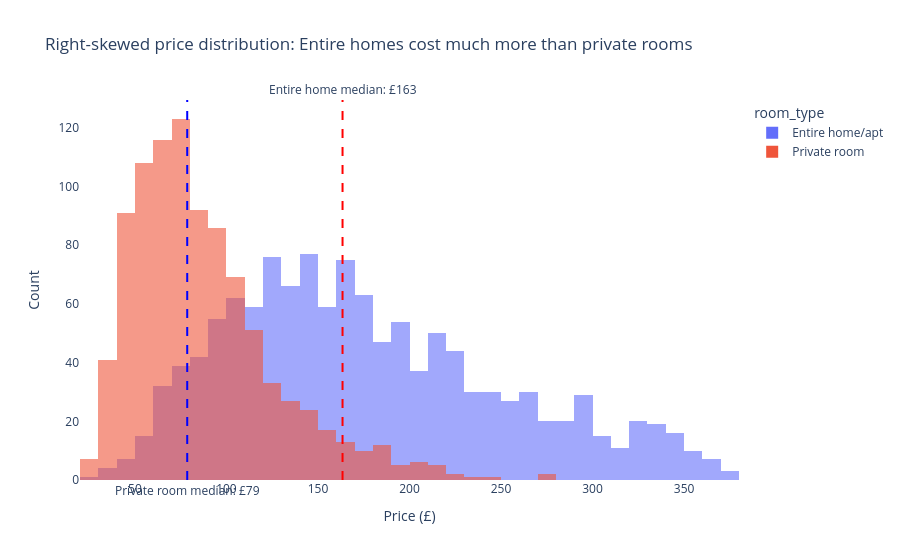

The notebook cell this image was saved under:
### Markdown cell above
## Task 1 — Histogram: price by room type (overlapping distributions)

**What to build:** A histogram showing price distributions for **Entire home/apt vs Private room** (exclude Shared room — too few observations) overlaid on the same chart.

**Requirements:**
- Both room types on the same chart (use `color='room_type'`)
- `barmode='overlay'` with `opacity=0.6` so both distributions are visible
- A vertical line for the median of EACH room type, differently coloured
- Insight title comparing the two distributions

> 💡 `df_cap[df_cap['room_type'].isin(['Entire home/apt','Private room'])]`

### Code cell
# Filter only Entire home/apt and Private room
hist_df = df_cap[df_cap['room_type'].isin(['Entire home/apt', 'Private room'])]

# Calculate medians
median_entire = hist_df[hist_df['room_type'] == 'Entire home/apt']['price'].median()
median_private = hist_df[hist_df['room_type'] == 'Private room']['price'].median()

# Create histogram
fig = px.histogram(
    hist_df,
    x='price',
    color='room_type',
    barmode='overlay',
    opacity=0.6,
    nbins=50,
    title='Right-skewed price distribution: Entire homes cost much more than private rooms'
)

# Median line for Entire home/apt
fig.add_vline(
    x=median_entire,
    line_color='red',
    line_dash='dash',
    annotation_text=f'Entire home median: £{median_entire:.0f}',
    annotation_position='top'
)

# Median line for Private room
fig.add_vline(
    x=median_private,
    line_color='blue',
    line_dash='dash',
    annotation_text=f'Private room median: £{median_private:.0f}',
    annotation_position='bottom'
)

# Clean layout
fig.update_layout(
    xaxis_title='Price (£)',
    yaxis_title='Count',
    plot_bgcolor='white'
)

fig.show()

### Figure 1 — Plotly figure (JSON) as saved in the notebook; plotly's stock layout.template omitted (floating-point values rounded to 4 significant figures; data arrays with more than 128 entries replaced by an {"elided": "..."} marker saying what was removed)
{"data": [{"bingroup": "x", "hovertemplate": "room_type=Entire home/apt<br>price=%{x}<br>count=%{y}<extra></extra>", "legendgroup": "Entire home/apt", "marker": {"color": "#636efa", "opacity": 0.6, "pattern": {"shape": ""}}, "name": "Entire home/apt", "nbinsx": 50, "orientation": "v", "showlegend": true, "type": "histogram", "x": {"elided": "1251 float values"}, "xaxis": "x", "yaxis": "y"}, {"bingroup": "x", "hovertemplate": "room_type=Private room<br>price=%{x}<br>count=%{y}<extra></extra>", "legendgroup": "Private room", "marker": {"color": "#EF553B", "opacity": 0.6, "pattern": {"shape": ""}}, "name": "Private room", "nbinsx": 50, "orientation": "v", "showlegend": true, "type": "histogram", "x": {"elided": "942 float values"}, "xaxis": "x", "yaxis": "y"}], "layout": {"annotations": [{"showarrow": false, "text": "Entire home median: £163", "x": 163.4, "xanchor": "center", "xref": "x", "y": 1, "yanchor": "bottom", "yref": "y domain"}, {"showarrow": false, "text": "Private room median: £79", "x": 78.57, "xanchor": "center", "xref": "x", "y": 0, "yanchor": "top", "yref": "y domain"}], "barmode": "overlay", "legend": {"title": {"text": "room_type"}, "tracegroupgap": 0}, "plot_bgcolor": "white", "shapes": [{"line": {"color": "red", "dash": "dash"}, "type": "line", "x0": 163.4, "x1": 163.4, "xref": "x", "y0": 0, "y1": 1, "yref": "y domain"}, {"line": {"color": "blue", "dash": "dash"}, "type": "line", "x0": 78.57, "x1": 78.57, "xref": "x", "y0": 0, "y1": 1, "yref": "y domain"}], "title": {"text": "Right-skewed price distribution: Entire homes cost much more than private rooms"}, "xaxis": {"anchor": "y", "domain": [0, 1], "title": {"text": "Price (£)"}}, "yaxis": {"anchor": "x", "domain": [0, 1], "title": {"text": "Count"}}}}
